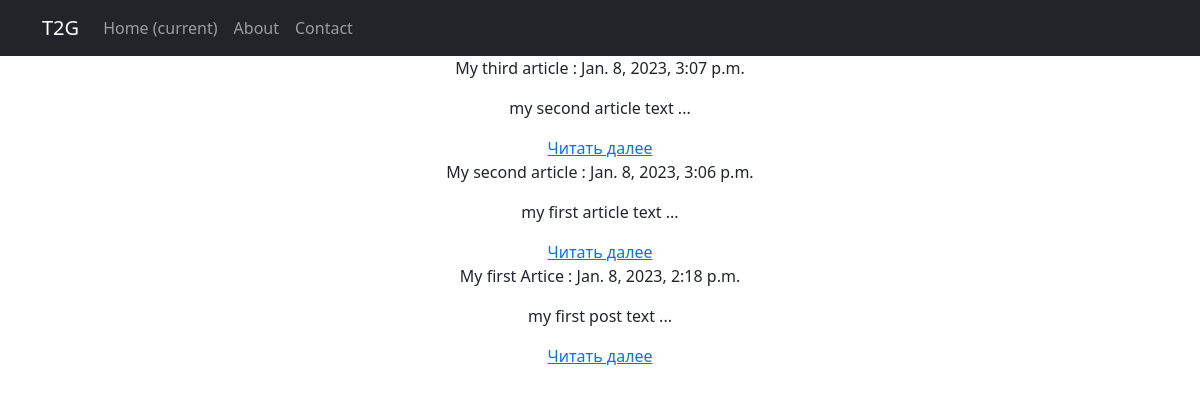
The app's page /news/newslist/, older data.
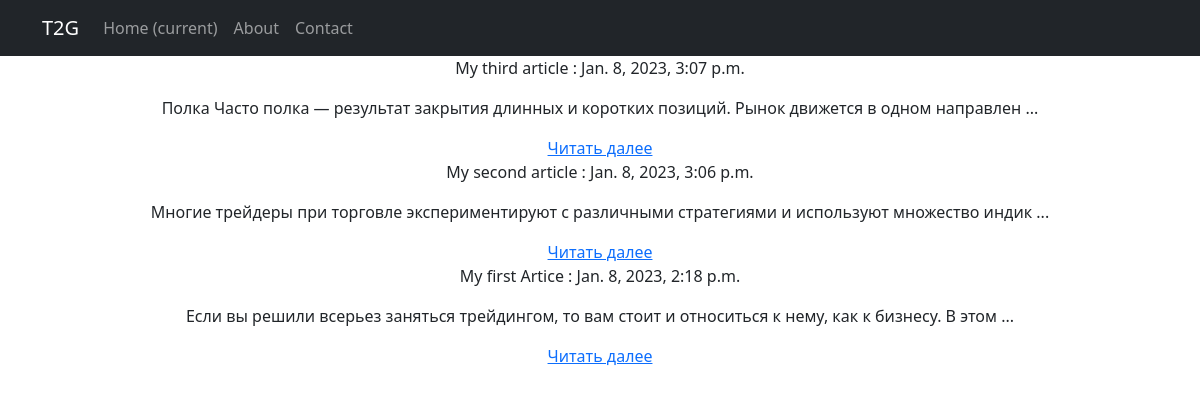
The same page, newer data.
### NewsPortal/models.py (models this page shows, shortened)
class Post(models.Model): #post
    author = models.ForeignKey(Author,on_delete=models.CASCADE)
    NEWS = 'NW'
    ARTICLE = 'AR'
    POST = 'PST'
    CASES = 'CS'
    CATEGORY_CHOICES = (
        (NEWS, 'Новость'),
        (ARTICLE, 'Статья'),
        (POST, 'Пост'),
        (CASES, 'Кейс')
    )
    categoryType = models.CharField(max_length= 4, choices=CATEGORY_CHOICES, default=POST )
    dateCreation = models.DateTimeField(auto_now_add=True)
    postCategory = models.ManyToManyField(Category, through='PostCategory') #связь many2many с классом PostCategory
    postTitle = models.CharField(max_length = 255)
    postText = models.TextField()
    postRating = models.SmallIntegerField(default=0) #rating из класса автор
    slug = models.SlugField(max_length=128, unique=True, null=True)
    def get_absolute_url(self):
        return reverse('postDetail', kwargs = {'slug' : self.slug})
    def preview(self):
        return f'{self.postText[0:100]}{" ..."}' #форматирование лучший вариант нежели просто конкатенация

### NewsPortal/views.py (the view)
# urls.py: path('newslist/', getNews, name='newslist'),
def getNews(request):
    posts = Post.objects.order_by('-dateCreation')
    return render(request, 'newslist.html', context = {'posts': posts})

### templates/news/newslist.html (shortened to what this page needs)
{% extends 'flatpages/default.html' %}
{% block content %}
{% for post in posts %}
    <p>{{ post.postTitle }} : {{post.dateCreation}}<p>
    <p>{{ post.preview}}    </p>
    <a href ="{{post.get_absolute_url }}"> Читать далее</a>
{% endfor %}
{% endblock content %}

### templates/flatpages/default.html (shortened to what this page needs)
<!DOCTYPE html>
<html lang="en">
    <head>
        {% load static %}
        <link href="{% static 'css/styles.css' %}" rel="stylesheet" />
    </head>
    <body>
        <nav class="navbar navbar-expand-lg navbar-dark bg-dark static-top">
            <div class="container">
                <a class="navbar-brand" href="#">T2G</a>
                <div class="collapse navbar-collapse" id="navbarResponsive">
                    <ul class="navbar-nav ml-auto">
                        <li class="nav-item active">
                            <a class="nav-link" href="#">Home
                                <span class="sr-only">(current)</span>
                            </a>
                        </li>
                        <li class="nav-item">
                            <a class="nav-link" href="/about/">About</a>
                        </li>
                        <li class="nav-item">
                            <a class="nav-link" href="/contacts/">Contact</a>
                        </li>
                    </ul>
                </div>
            </div>
         </nav>
        <div class="container">
            <div class="row">
                <div class="col-lg-12 text-center">
                    {% block content %}{% endblock content %}
                </div>
            </div>
         </div>
    </body>
</html>

Row changes from the older to the newer data that the page shows:
changed Post "My third article": preview "my second article text ..." → "Полка Часто полка — результат закрытия длинных и коротких позиций. Рынок движется в одном направлен ..."
changed Post "My second article": preview "my first article text ..." → "Многие трейдеры при торговле экспериментируют с различными стратегиями и используют множество индик ..."
changed Post "My first Artice": preview "my first post text ..." → "Если вы решили всерьез заняться трейдингом, то вам стоит и относиться к нему, как к бизнесу. В этом ..."
